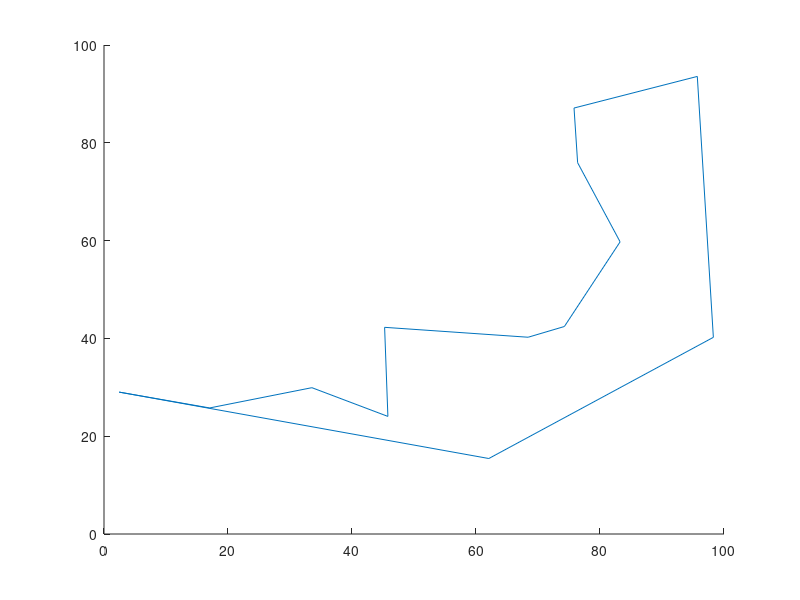

This figure's MATLAB source: (Note: this script raises an error after producing the figure.)
load('mesta.txt');
mesta=mesta(1:20,:)
pocet_mest=length(mesta(:,1));

trasa(pocet_mest, pocet_mest)=0;

%MATICE VZDALENOSTI
for i=1:pocet_mest
    for j=1:pocet_mest
        if (i<j) %vzdalenosti
            deltax=mesta(i,2)-mesta(j,2);
            deltay=mesta(i,3)-mesta(j,3);
            vzd(i,j)=(deltax^2+deltay^2)^0.5;
        else %same +INF
            vzd(i,j)=Inf;
        end
    end
end 
            
%MATICE POUZITYCH MEST, zapisuje se i pod diagonalou (i,j) a (j,i)
for i=1:pocet_mest
    for j=1:pocet_mest
        trasa(i,j)=0;
    end
end


%GREEDY SEARCH
for cest=1:pocet_mest
    %najdi minimum
    minimum=Inf;
    for i=1:(pocet_mest-1)
        for j=(i+1):pocet_mest
            if minimum>vzd(i,j)
                minimum=vzd(i,j);
                i_min=i;
                j_min=j;
            end
        end
    end
    
    %vzd(i_min,j_min)=Inf;
    vzd(i_min,j_min)=Inf;
    
    
    %pridej to trasa
    trasa(i_min,j_min)=1;
    trasa(j_min,i_min)=1; %symetricky zapsano i pod hlavni diagonalu

    %je-li suma pouziteho mesta=2, vzdalenosti na Inf
    if (sum(trasa(i_min,:))==2) %jiz vedou dve cesty
        vzd(i_min,:)=Inf; %vsechny v radku prepsany na Inf
        vzd(:,i_min)=Inf; %vsechny v radku prepsany na Inf
    end
    if (sum(trasa(j_min,:))==2) %jiz vedou dve cesty
        vzd(j_min,:)=Inf; %vsechny v radku prepsany na Inf
        vzd(:,j_min)=Inf; %vsechny v radku prepsany na Inf
    end
end

trasa

%VEKTOR PORADI MEST
from=1;%vychozi mesto
reseni(1)=from;
pocet_mest
for i=1:(pocet_mest-1)
    for to=1:pocet_mest %hledani dalsiho mesta
        if(trasa(from,to)==1)
            reseni(i+1)=to;
            trasa(from,to)=0;
            trasa(to,from)=0;
            from=to;
            break;
        end
    end

end
    
figure;
hold on;
plot(mesta(reseni,2),mesta(reseni,3));
%plot(mesta([populace(index,1),populace(index,50)],2),mesta([populace(index,1),populace(index,50)],3));

        
-VYHODNOCENI(reseni,mesta)